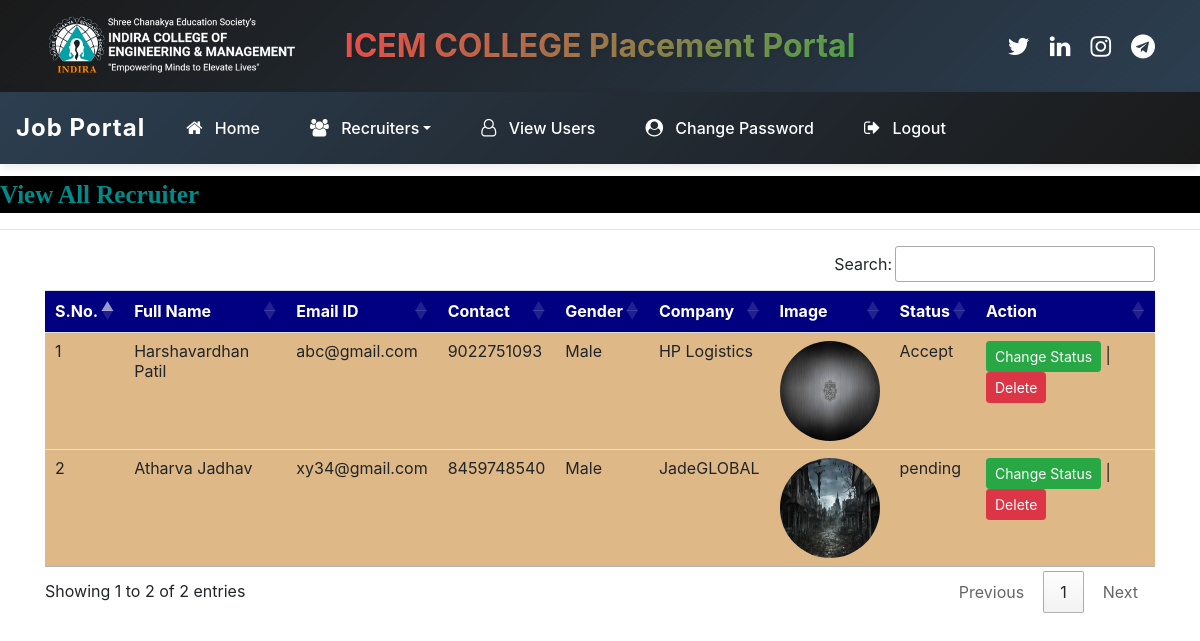
Screenshot of /recruiter_all (signed in) with the database file from the repository.
### job/models.py (models this page shows, shortened)
class Recruiter(models.Model):
    user = models.ForeignKey(User,on_delete=models.CASCADE)
    mobile = models.CharField(max_length=15,null=True)
    image = models.FileField(null=True)
    gender = models.CharField(max_length=10,null=True)
    company= models.CharField(max_length=100,null=True)
    type = models.CharField(max_length=15,null=True)
    status = models.CharField(max_length=20, null=True)

### job/views.py (the view)
# urls.py: path('recruiter_all',recruiter_all,name="recruiter_all"),
def recruiter_all(request):
    if not request.user.is_authenticated:
        return redirect('admin_login')
    data = Recruiter.objects.all()
    d = {'data':data}
    return render(request,'recruiter_all.html',d)

### job/templates/recruiter_all.html
{% load static %}
{% block body %}
{% include 'admin_navigation.html' %}
<marquee style = "font-family : 'Monotype Corsiva' ; font-size : 25px ; color : darkcyan ; background-color : black ; font-weight : bold ; margin-top:1%">
    View All Recruiter
</marquee>
<hr>
<div class="container">
<table class="table table-hover" id="example">
    <thead>
    <tr style = "background-color : #000080 ; color : white">
        <th>S.No.</th>
        <th>Full Name</th>
        <th>Email ID</th>
        <th>Contact</th>
        <th>Gender</th>
        <th>Company</th>
        <th>Image</th>
        <th>Status</th>
        <th>Action</th>
    </tr>
    </thead>
    <tbody>
    {% for i in data %}
    <tr style = "background-color : #DEB887">
        <td>{{forloop.counter}}</td>
        <td>{{i.user.first_name}} {{i.user.last_name}}</td>
        <td>{{i.user.username}}</td>
        <td>{{i.mobile}}</td>
        <td>{{i.gender}}</td>
        <td>{{i.company}}</td>
        <td><img src = "{{i.image.url}}" style="width:100px ; height : 100px ; border-radius:50%"></td>
        <td>{{i.status}}</td>
        <td><a href="{% url 'change_status' i.id %}" class="btn btn-success btn-sm" >Change Status</a>
        | <a href="{% url 'delete_recruiter' i.user.id %}" class="btn btn-danger btn-sm" >Delete</a>
        </td>
    </tr>
    {% endfor %}
    </tbody>
</table>
</div>
{% endblock %}

### job/templates/admin_navigation.html (shortened to what this page needs)
<html>
<head>
    {% load static %}
    <link rel="stylesheet" href="https://maxcdn.bootstrapcdn.com/bootstrap/4.5.2/css/bootstrap.min.css">
    <link rel="stylesheet" href="https://cdnjs.cloudflare.com/ajax/libs/font-awesome/4.7.0/css/font-awesome.min.css">
    <link rel="stylesheet" href="https://cdn.datatables.net/1.10.23/css/jquery.dataTables.min.css">
<link rel="stylesheet" href="https://cdn.datatables.net/buttons/1.6.5/css/buttons.dataTables.min.css">
</head>
<body>
<div class="header-section">
    <div class="container">
        <div class="row align-items-center">
            <div class="col-md-3">
                <div class="logo-container">
                    <img src="{% static 'images/ICEM-Logo.png' %}" class="logo-img" alt="Job Portal Logo">
                </div>
            </div>
            <div class="col-md-6 text-center">
                <div class="college-title">
                    ICEM COLLEGE Placement Portal
                </div>
            </div>
            <div class="col-md-3">
                <div class="social-icons">
                    <a href="#" class="social-icon"><i class="fa fa-twitter"></i></a>
                    <a href="#" class="social-icon"><i class="fa fa-linkedin"></i></a>
                    <a href="#" class="social-icon"><i class="fa fa-instagram"></i></a>
                    <a href="#" class="social-icon"><i class="fa fa-telegram"></i></a>
                </div>
            </div>
        </div>
    </div>
</div>
<nav class="navbar navbar-expand-lg navbar-dark">
    <a class="navbar-brand" href="#">Job Portal</a>
    <div class="collapse navbar-collapse" id="navbarNav">
        <ul class="navbar-nav">
            <li class="nav-item">
                <a class="nav-link" href="{% url 'admin_home' %}"><i class="fa fa-home"></i> Home</a>
            </li>
            <li class="nav-item dropdown">
                <a class="nav-link dropdown-toggle" href="#" data-toggle="dropdown"><i class="fa fa-users"></i> Recruiters</a>
            </li>
            <li class="nav-item">
                <a class="nav-link" href="{% url 'view_users' %}"><i class="fa fa-user-o"></i> View Users</a>
            </li>
            <li class="nav-item">
                <a class="nav-link" href="{% url 'change_passwordadmin' %}"><i class="fa fa-user-circle"></i> Change Password</a>
            </li>
            <li class="nav-item">
                <a class="nav-link" href="{% url 'Logout' %}"><i class="fa fa-sign-out"></i> Logout</a>
            </li>
        </ul>
    </div>
</nav>
</body>
</html>

### job/templates/admin_navigation.html (style rules this page uses)
.header-section { background: linear-gradient(135deg, #1a1a1a, #2c3e50); padding: 15px 0; box-shadow: 0 2px 10px rgba(0,0,0,0.1); }
.logo-container { display: flex; align-items: center; height: 100%; }
.logo-img { max-width: 100%; height: auto; transition: transform 0.3s ease; }
.college-title { font-weight: 700; font-size: 2rem; background: linear-gradient(135deg, #ff4d4d, #4CAF50); -webkit-background-clip: text; -webkit-text-fill-color: transparent; text-shadow: 2px 2px 4px rgba(0,0,0,0.1); }
.social-icons { display: flex; justify-content: flex-end; align-items: center; height: 100%; }
.social-icon { color: #fff; font-size: 1.5rem; margin-left: 20px; transition: all 0.3s ease; position: relative; }
.navbar { background: linear-gradient(135deg, #2c3e50, #1a1a1a) !important; padding: 0.8rem 1rem; box-shadow: 0 2px 10px rgba(0,0,0,0.1); }
.navbar-brand { font-size: 1.5rem !important; font-weight: 700; letter-spacing: 1px; color: #fff !important; transition: all 0.3s ease; position: relative; }
.navbar-brand::after { content: ''; position: absolute; bottom: -5px; left: 0; width: 0; height: 2px; background: #4CAF50; transition: width 0.3s ease; }
.nav-link { color: #fff !important; margin: 0 5px; padding: 10px 20px !important; border-radius: 30px; transition: all 0.3s ease; position: relative; font-weight: 500; }
.nav-link::before { content: ''; position: absolute; bottom: 0; left: 0; width: 0; height: 2px; background: #4CAF50; transition: width 0.3s ease; }
.nav-link i { margin-right: 8px; font-size: 1.1em; transition: transform 0.3s ease; }

### rows the page displays
Recruiter: user.first_name "Harshavardhan", user.last_name "Patil", user.username "abc@gmail.com", mobile "9022751093", gender "Male", company "HP Logistics", image (picture), status "Accept"
Recruiter: user.first_name "Atharva", user.last_name "Jadhav", user.username "xy34@gmail.com", mobile "8459748540", gender "Male", company "JadeGLOBAL", image (picture), status "pending"
